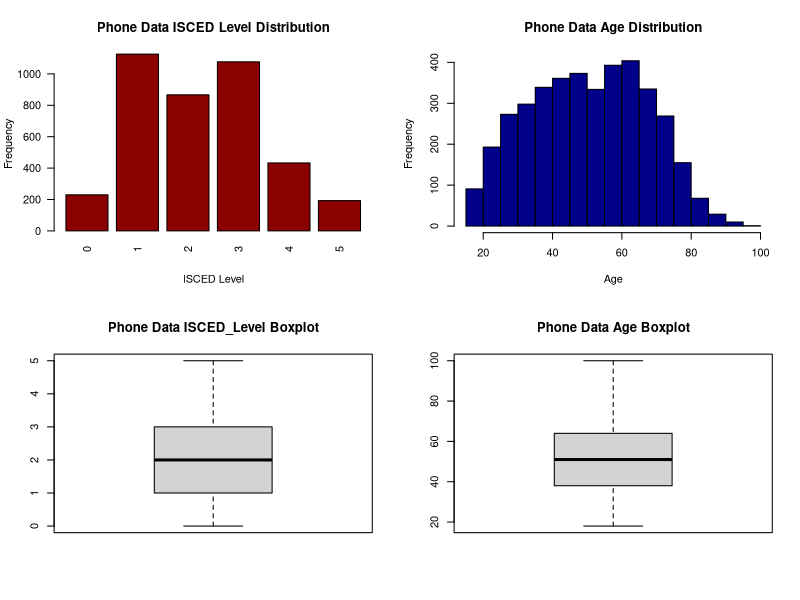
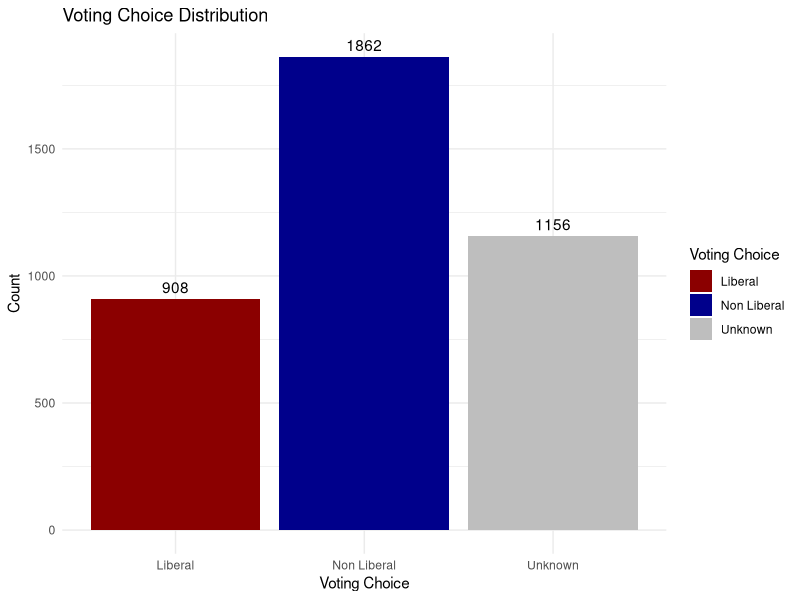
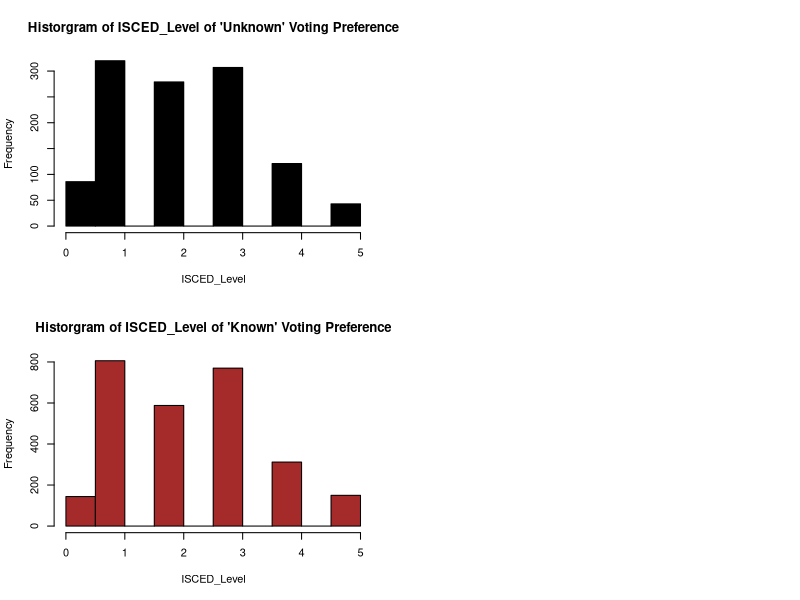

Here is the R script that generated these plots, in order:
## ---- chunk 1
library(tidyverse)
library(dplyr)
library(ggplot2)
library(broom)
library(knitr)

phone_data <- read_csv("ces_phone.csv")

## ---- chunk 2
#NA values in age, most likely to vote for (q11) and education level q(61)
na_count <- phone_data %>%
  summarize(
    q11 = sum(is.na(q11)),
    q61 = sum(is.na(q61)),
    age = sum(is.na(age))
  )

#removing NA values in q11 (81 is a low number)

phone_data <- phone_data %>% filter(!is.na(q11))

#Checking non response answers (-9, -8, -7 for q11 and q61) and valid age

no_response_count <- phone_data %>%
  summarize(
    q11 = sum(q11 < 0),
    q61 = sum(q61 < 0),
    # filtering out ages younger than 18
    age = sum(age < 18)
  )

#removing non response from q61 (11 is a small number)

phone_data <- phone_data %>% filter(q61 > 0)
## ---- chunk 3


# Data Cleaning: Convert q61 into ISCED
isced_mapping <- c(
  '1' = 0,  # ISCED 0 -> No school
  '2' = 0,  # ISCED 1 -> Some elem
  '3' = 0,  # ISCED 1 -> Elem
  '4' = 0,  # ISCED 2 -> Some high school
  '5' = 1,  # ISCED 3 -> High school diploma
  '6' = 1,  # ISCED 4 -> Some community college
  '7' = 2,  # ISCED 5 -> Community College
  '8' = 1,  # ISCED 6 -> Some university
  '9' = 3,  # ISCED 6 -> Bachelor
  '10' = 4,  # ISCED 7 -> Master
  '11' = 5  # ISCED 7 -> PHD
)

phone_data <- 
  phone_data %>%
  mutate(isced_level = isced_mapping[as.character(phone_data$q61)],
         voting_choice = case_when(
           phone_data$q11 == 1 ~ 'Liberal',
           phone_data$q11 < 0 ~ 'Unknown',
           phone_data$q11 != 1 ~ 'Non Liberal'
         ))

## ---- chunk 4
layout(matrix(c(1, 3, 1, 3, 2, 4, 2, 4), nrow = 4, byrow = TRUE))
#Distribution of Isced Level

barplot(table(phone_data$isced_level),
        main = "Phone Data ISCED Level Distribution",
        xlab = "ISCED Level",
        ylab = "Frequency",
        col = "darkred",
        las = 2) 

boxplot(phone_data$isced_level,
        main = "Phone Data ISCED_Level Boxplot")

#Distribution of voting preference

vote_counts <- phone_data %>% group_by(voting_choice) %>% summarize(count = n())

#Age Distribution

hist(phone_data$age, main = "Phone Data Age Distribution", xlab = "Age", col = "darkblue")

boxplot(phone_data$age,
        main = "Phone Data Age Boxplot")
## ---- chunk 5
#Bar plot of liberal voters
ggplot(vote_counts, aes(x = voting_choice, y = count, fill = voting_choice)) +
  geom_bar(stat = "identity") +  # Create bar graph
  geom_text(aes(label = count), vjust = -0.5, color = "black") +  # Add labels
  labs(
    title = "Voting Choice Distribution",
    x = "Voting Choice",
    y = "Count",
    fill = "Voting Choice"
  ) +
  theme_minimal() + 
  scale_fill_manual(values = c("Liberal" = "darkred", "Non Liberal" = "darkblue", "Unknown" = "gray"))
## ---- chunk 6
#Summary statistics
print("ISCED LEVEL")
summary(phone_data$isced_level)

print("AGE")
summary(phone_data$age)
## ---- chunk 7
phone_data_unknown <- phone_data %>% filter(voting_choice == 'Unknown')
phone_data_known <- phone_data %>% filter(voting_choice == 'Liberal' | voting_choice == 'Non Liberal')

#Unknown Dist
hist(phone_data_unknown$isced_level, main = "Historgram of ISCED_Level of 'Unknown' Voting Preference", xlab = 'ISCED_Level', col = "black")

#Known Dist
hist(phone_data_known$isced_level, main = "Historgram of ISCED_Level of 'Known' Voting Preference", xlab = 'ISCED_Level', col = "brown")
## ---- chunk 8
library(dplyr)

# Subset the data
phone_data_known <- phone_data %>% filter(voting_choice != 'Unknown')
phone_data_unknown <- phone_data %>% filter(voting_choice == 'Unknown')

t_test_result <- t.test(phone_data_known$isced_level, 
                        phone_data_unknown$isced_level, 
                        var.equal = FALSE)
print(t_test_result)

# p < 0.05, meaning there is a significant difference between including the unkown values and not including the unknown values, so unknown values should be included. 
## ---- chunk 9
# converting voted_liberal to factor binary (Liberal = 1, Non-Liberal = 0)
phone_data$voting_choice <- factor(phone_data$voting_choice, levels = c("Non Liberal", "Liberal"))

# Ensure that ISCED level and age are numeric
phone_data$isced_level <- as.numeric(phone_data$isced_level)
phone_data$age <- as.numeric(phone_data$age)

phone_data <- phone_data %>%
  mutate(voting_choice = case_when(
    voting_choice == "Liberal" ~ 1,
    TRUE ~ 0
  ))

phone_data <- phone_data %>%
  filter(!is.na(voting_choice))
## ---- chunk 10

# Here you can run code to calculate your Confidence Intervals.

library(survey)

# Calculate the sample size for each statum
strata_sample_size <- numeric(6)
for (level in 0:5) {
  strata_sample_size[level+1] <- sum(phone_data$isced_level == level)
}

# population size derived from Statistics Canada
phone_data <- phone_data %>% 
  mutate(pop_fpc = case_when(isced_level == 0 ~ 4899580, # No diploma
                             isced_level == 1 ~ 8097295, # High school diploma
                             isced_level == 2 ~ 9252800, # Postsecondary below Bachelor
                             isced_level == 3 ~ 5295360, # Bachelor diploma
                             isced_level == 4 ~ 1740605, # Master's diploma
                             isced_level == 5 ~ 279660)) %>% # Doctorate
  mutate(samp_wt = case_when(isced_level == 0 ~ 4899580/strata_sample_size[1],
                             isced_level == 1 ~ 8097295/strata_sample_size[2],
                             isced_level == 2 ~ 9252800/strata_sample_size[3],
                             isced_level == 3 ~ 5295360/strata_sample_size[4],
                             isced_level == 4 ~ 1740605/strata_sample_size[5],
                             isced_level == 5 ~ 279660/strata_sample_size[6]))

strata_design <- svydesign(id=~1, strata=~isced_level, weights=~samp_wt, fpc=~pop_fpc, data=phone_data)

svymean(~voting_choice, design=strata_design)
confint(svymean(~voting_choice, design=strata_design))
## ---- chunk 11
logit_model <- svyglm(voting_choice ~ isced_level + age, 
                      design = strata_design, 
                      family = binomial)
summary(logit_model)
